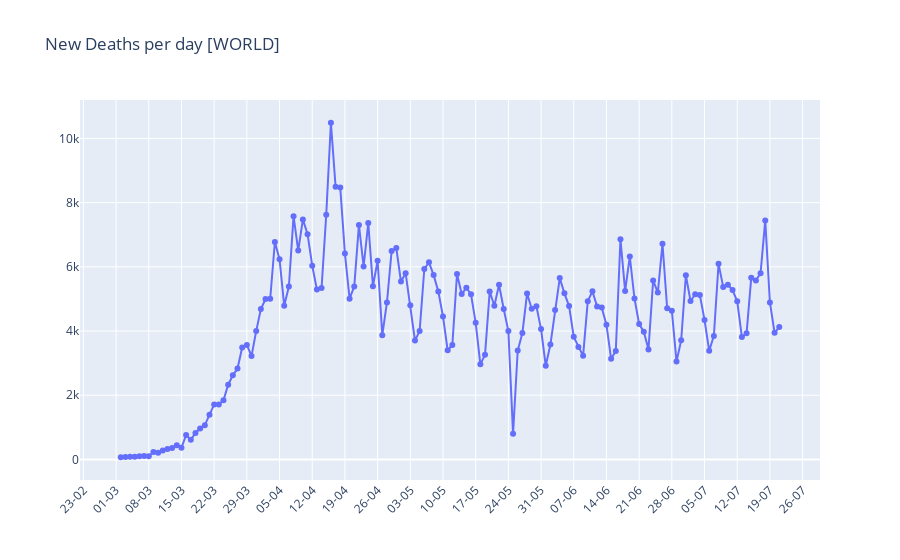

Notebook code cell kept with this figure:
### Code cell
figWorld = go.Figure()
figWorld.add_trace(go.Scatter(x=dfWorld.date, y=dfWorld.new_deaths, name='New Deaths'))

figWorld.update_traces(mode="markers+lines")
figWorld.update_layout(xaxis_tickformat = '%d-%m',
                       title='New Deaths per day [WORLD]')

figWorld.update_xaxes(nticks=25, tickangle=315)
figWorld.show()

### Figure 1 — Plotly figure (JSON) as saved in the notebook; plotly's stock layout.template omitted (floating-point values rounded to 4 significant figures; data arrays with more than 128 entries replaced by an {"elided": "..."} marker saying what was removed)
{"data": [{"mode": "markers+lines", "name": "New Deaths", "type": "scatter", "x": {"elided": "142 str values"}, "y": {"elided": "142 int values"}}], "layout": {"title": {"text": "New Deaths per day [WORLD]"}, "xaxis": {"nticks": 25, "tickangle": -45, "tickformat": "%d-%m"}}}
